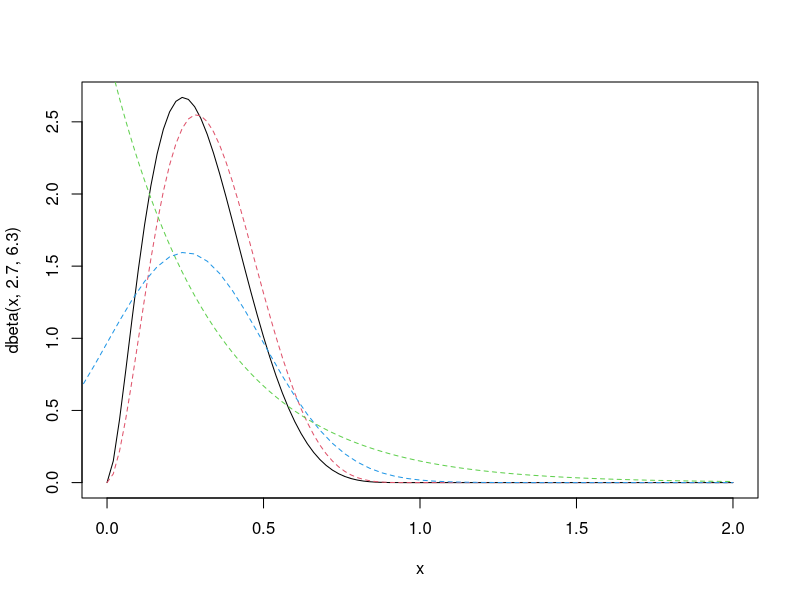
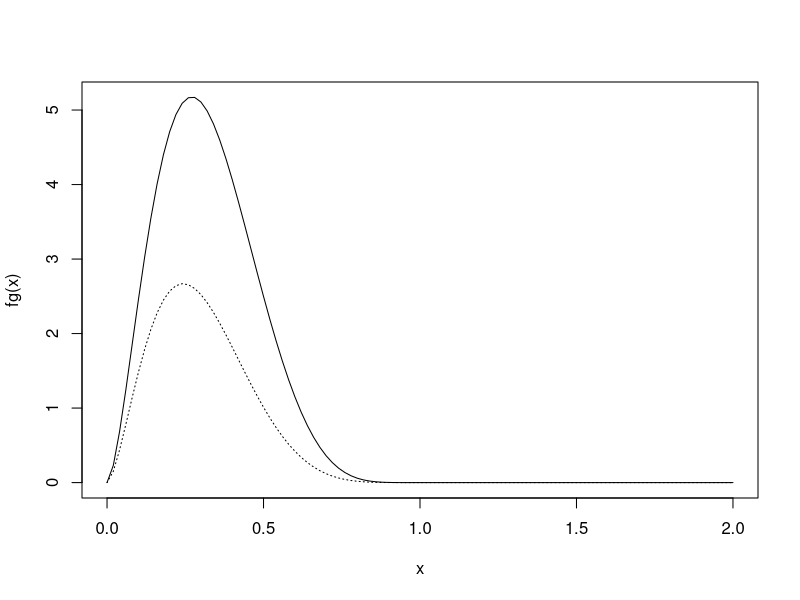
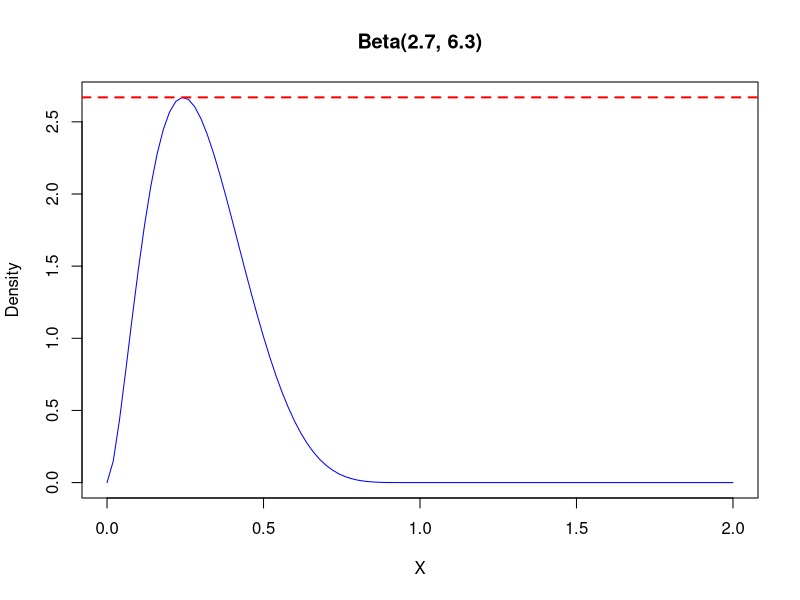
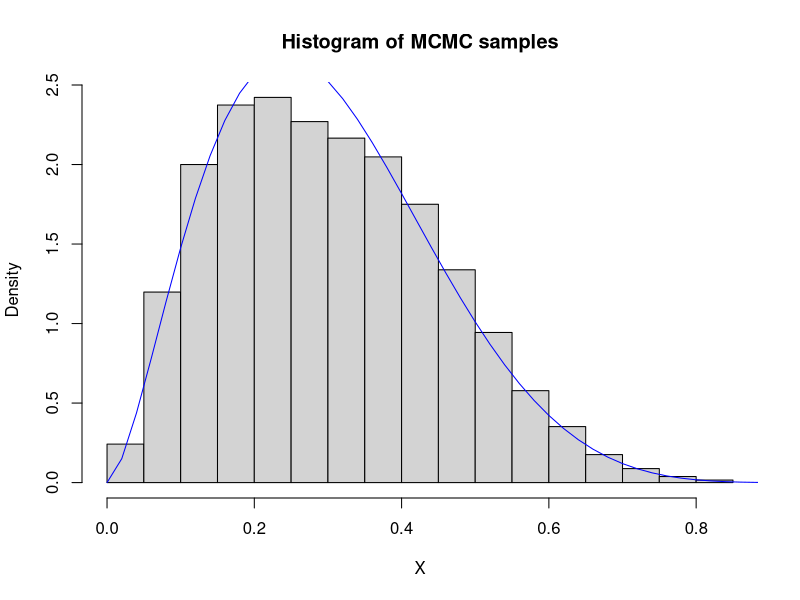
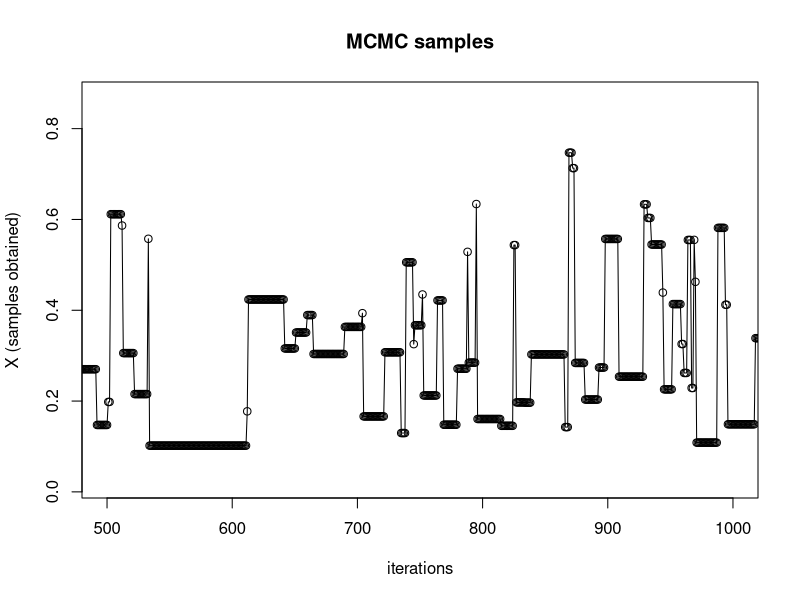
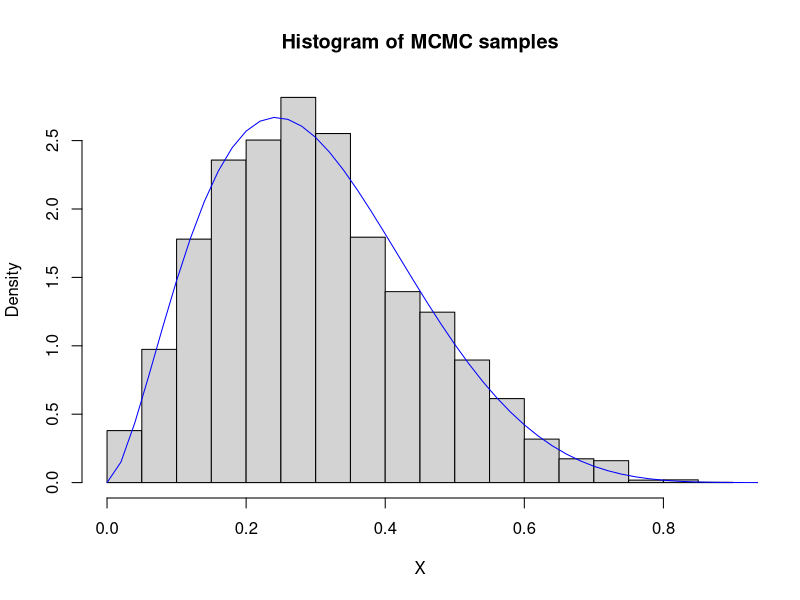
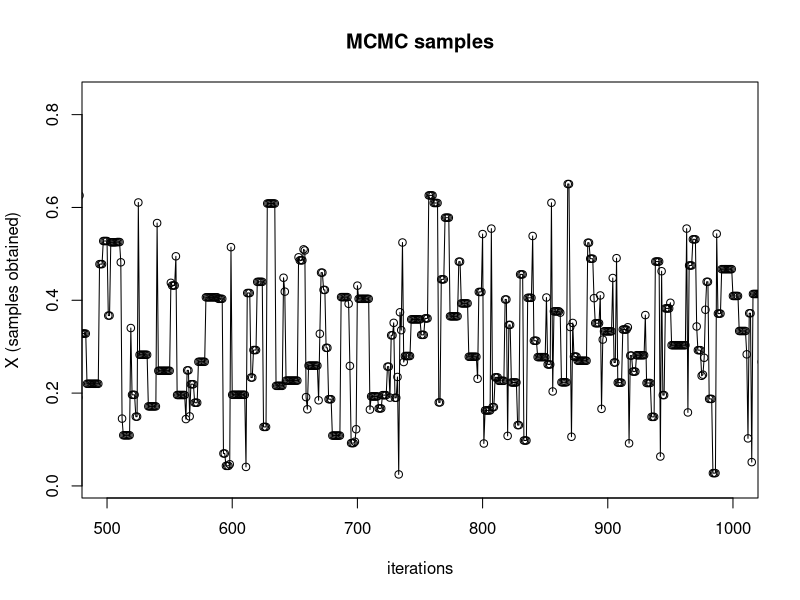
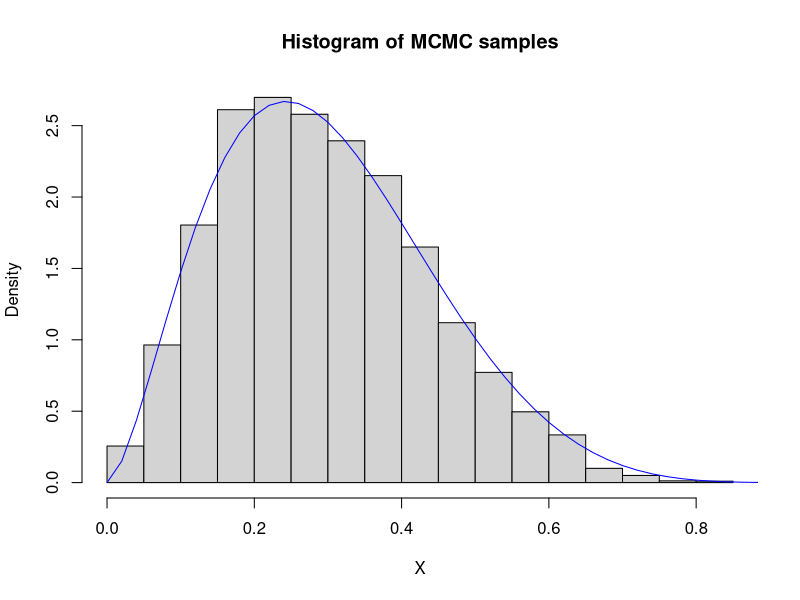

These figures' R source, in order:
## ---- chunk 1
## potential instumential distributions
curve(expr = dbeta(x, 2.7, 6.3), from = 0, to = 2)
curve(expr = dbeta(x, 3, 6), from = 0, to = 2, add = TRUE, col = 2, lty = 2)
curve(expr = dexp(x, rate = 3), from = 0, to = 2, add = TRUE, col = 3, lty = 2)
#curve(expr = dnorm(x, mean = 1, sd = 1), from = 0, to = 2, add = TRUE, col = 4, lty = 2)
curve(expr = dnorm(x, mean = 0.25, 0.25), from = -2, to = 2, add = TRUE, col = 4, lty = 2)







fg = function(x){
  1.5*dbeta(x, 2.7, 6.3)/dexp(x, rate = 1)
}

curve(expr = fg, from = 0, to = 2)
curve(expr = dbeta(x, 2.7, 6.3), from = 0, to = 2, add = TRUE, lty = 3)

## ---- chunk 2
N = 10000

## For accept-reject, we need to find a value for M
## we can use `optimize` to find the maximum of our target density
maximum  = optimize(f = function(x){ dbeta(x, 2.7, 6.3) }, 
                    interval = c(0, 2), maximum = TRUE ) ## obtain maximum

## M here is basically random guess
M = maximum$objective  ## something smaller like 1.5 works too!
curve(expr = dbeta(x, 2.7, 6.3), 
      from = 0, to = 2, col = "blue",
      main = "Beta(2.7, 6.3)", xlab = "X", ylab = "Density")
abline(h = M, lty = 2, lwd = 2, col = "red")

f = function(x){
  dbeta(x, 2.7, 6.3)
}

g = function(x){
  #dnorm(x, mean = maximum$maximum, sd = 0.25)
  dexp(x, rate = 1)
}


#N = 100000
X = numeric(N)
i = 0
while(i < N){
  #Y = abs(rnorm(n = 1, mean = maximum$maximum, sd = 0.25))
  Y = rexp(n = 1, rate = 1)
  U = runif(1)
  if(U*M <= f(Y)/g(Y)){
    i = i + 1
    X[i] = Y
  }
}



print("sample mean from direct samples")
mean(rbeta(n = 1000, shape1 = 2.7, shape2 = 6.3))
print("sample mean from Accept-Reject samples")
mean(X)


## see how samples from chain compare to Beta(2.7, 6.3) density
hist(X, main = "Histogram of MCMC samples", prob = TRUE)
curve(expr = dbeta(x, 2.7, 6.3), 
      from = 0, to = 2, add = TRUE, col = "blue")

## ---- chunk 3
## Metropolis Hastings
## now compare results with Beta(2.7, 6.3)

N = 10000
X = numeric(N)
X[1] = rbeta(n = 1, shape1 = 2.7, shape2 = 6.3) ## initial value
for(i in 1:N){
  Y = rexp(n = 1, rate = X[i])
  rho = (dbeta(x = Y, 2.7, 6.3) * dexp(x = X[i], rate = Y)) / 
    (dbeta(x = X[i], 2.7, 6.3) * dexp(x = Y, rate = X[i])) 
  
  if(runif(1) < rho){
    X[i+1] = Y
  } else{
    X[i+1] = X[i]
  }
  
}

print("sample mean from direct samples")
mean(rbeta(n = 1000, shape1 = 2.7, shape2 = 6.3))
print("sample mean from M-H samples")
mean(X)

## see chain transitions
plot(X, type = "o", main = "MCMC samples",
     xlim = c(500,1000),
     xlab = "iterations", ylab = "X (samples obtained)")

## see how samples from chain compare to Beta(2.7, 6.3) density
hist(X, main = "Histogram of MCMC samples", prob = TRUE)
curve(expr = dbeta(x, 2.7, 6.3), 
      from = 0, to = 2, add = TRUE, col = "blue")


## ---- chunk 4

## Metropolis Hastings
## now compare results with Beta(2.7, 6.3)

N = 10000
X = numeric(N)
X[1] = rbeta(n = 1, shape1 = 2.7, shape2 = 6.3)
for(i in 1:N){
  Y = rexp(n = 1, rate = 1)
  rho = (dbeta(x = Y, 2.7, 6.3) * dexp(x = X[i], rate = 1)) / 
    (dbeta(x = X[i], 2.7, 6.3) * dexp(x = Y, rate = 1)) 
  
  if(runif(1) < rho){
    X[i+1] = Y
  } else{
    X[i+1] = X[i]
  }
  
}



print("sample mean from direct samples")
mean(rbeta(n = 1000, shape1 = 2.7, shape2 = 6.3))
print("sample mean from M-H samples")
mean(X)


## see chain transitions
plot(X, type = "o", main = "MCMC samples",
     xlim = c(500,1000),
     xlab = "iterations", ylab = "X (samples obtained)")

## see how samples from chain compare to Beta(2.7, 6.3) density
hist(X, main = "Histogram of MCMC samples", prob = TRUE)
curve(expr = dbeta(x, 2.7, 6.3), 
      from = 0, to = 2, add = TRUE, col = "blue")



## ---- chunk 5
N = 10000

## For accept-reject, we need to find a value for M
## we can use `optimize` to find the maximum of our target density
maximum  = optimize(f = function(x){ dgamma(x = x, shape = 4.3, rate = 6.2)}, 
                    interval = c(0, 2), maximum = TRUE ) ## obtain maximum

M = maximum$objective
curve(expr = dgamma(x = x, shape = 4.3, rate = 6.2), 
      from = 0, to = 2, col = "blue",
      main = "Gamma(4.3, 6.2", xlab = "X", ylab = "Density")
abline(h = M, lty = 3, lwd = 2, col = "red")

f = function(x){
  dgamma(x = x, shape = 4.3, rate = 6.2)
}

g = function(x){
  dgamma(x = x, shape = 4, rate = 7)
}


#N = 10
X = numeric(N)
i = 0
while(i < N){
  Y = rgamma(n = 1, shape = 4, rate = 7)
  U = runif(1)
  if(U*M <= f(Y)/g(Y)){
    i = i + 1
    X[i] = Y
  }
}

## see how samples from chain compare to Gamma density
hist(X, main = "Histogram of MCMC samples", prob = TRUE)
curve(expr = dgamma(x = x, shape = 4.3, rate = 6.2), 
      from = 0, to = 2, add = TRUE, col = "blue")

## ---- chunk 6
## Metropolis Hastings 

N = 10000
X = numeric(N)
X[1] = rgamma(n = 1, shape = 4.3, rate = 6.2)
for(i in 1:N){
  Y = rgamma(n = 1, shape = 4, rate = 7)
  rho = (dgamma(x = Y, shape = 4.3, rate = 6.2) * dgamma(x = X[i], shape = 4, rate = 7)) / 
    (dgamma(x = X[i], shape = 4.3, rate = 6.2) * dgamma(x = Y, shape = 4, rate = 7)) 
  #X[i+1] = X[i] + (Y - X[i])*(runif(1) < rho) ## equivalent to if-else statement below
  if(runif(1) < rho){
    X[i+1] = Y
  } else{
    X[i+1] = X[i]
  }
  
}



mean(X)

## see chain transitions
par(mfrow = c(1,2))
plot(X, type = "o", main = "MCMC samples",
     xlim = c(1,200),
     xlab = "iterations", ylab = "X (samples obtained)")

plot(X, type = "o", main = "MCMC samples",
     xlim = c(N-200,N),
     xlab = "iterations", ylab = "X (samples obtained)")
par(mfrow = c(1,1))


## see how samples from chain compare to Gamma density
hist(X, main = "Histogram of MCMC samples", prob = TRUE)
curve(expr = dgamma(x = x, shape = 4.3, rate = 6.2), 
      from = 0, to = 2, add = TRUE, col = "blue")

## ---- chunk 7

## Metropolis Hastings
## now compare results with Gamma(5,6)

N = 10000
X = numeric(N)
X[1] = rgamma(n = 1, shape = 4.3, rate = 6.2)
for(i in 1:N){
  Y = rgamma(n = 1, shape = 5, rate = 6)
  rho = (dgamma(x = Y, shape = 4.3, rate = 6.2) * dgamma(x = X[i], shape = 5, rate = 6)) / 
    (dgamma(x = X[i], shape = 4.3, rate = 6.2) * dgamma(x = Y, shape = 5, rate = 6)) 
  #X[i+1] = X[i] + (Y - X[i])*(runif(1) < rho) ## equivalent to if-else statement below
  if(runif(1) < rho){
    X[i+1] = Y
  } else{
    X[i+1] = X[i]
  }
  
}



mean(X)

## see chain transitions
plot(X, type = "o", main = "MCMC samples",
     xlim = c(500,1000),
     xlab = "iterations", ylab = "X (samples obtained)")

## see how samples from chain compare to Gamma density
hist(X, main = "Histogram of MCMC samples", prob = TRUE)
curve(expr = dgamma(x = x, shape = 4.3, rate = 6.2), 
      from = 0, to = 2, add = TRUE, col = "blue")



## ---- chunk 8

dRayleigh = function(x, sigma = 4){
  ## any needed for `curve`
  if(any(x < 0)){
    out = 0
  } else{
  out = (x/sigma^2) * exp(-x^2 / (2 * sigma^2))
  }
  return(out)
}

N = 10000

X = numeric(N)
X[1] = 2 ## some random value

for(i in 1:N){
  Y = rchisq(n = 1, df = X[i])
  U = runif(1)
  rho = (dRayleigh(Y) * dchisq(x = X[i], df = Y)) / 
        (dRayleigh(X[i]) * dchisq(x = Y, df = X[i]))
  if(U < rho){
    X[i+1] = Y
  } else {
    X[i+1] = X[i]
  }
}



## see how samples from chain compare to Gamma density
hist(X, main = "Histogram of MCMC samples", prob = TRUE)
curve(expr = dRayleigh, 
      from = 0, to = 20, add = TRUE, col = "blue")
